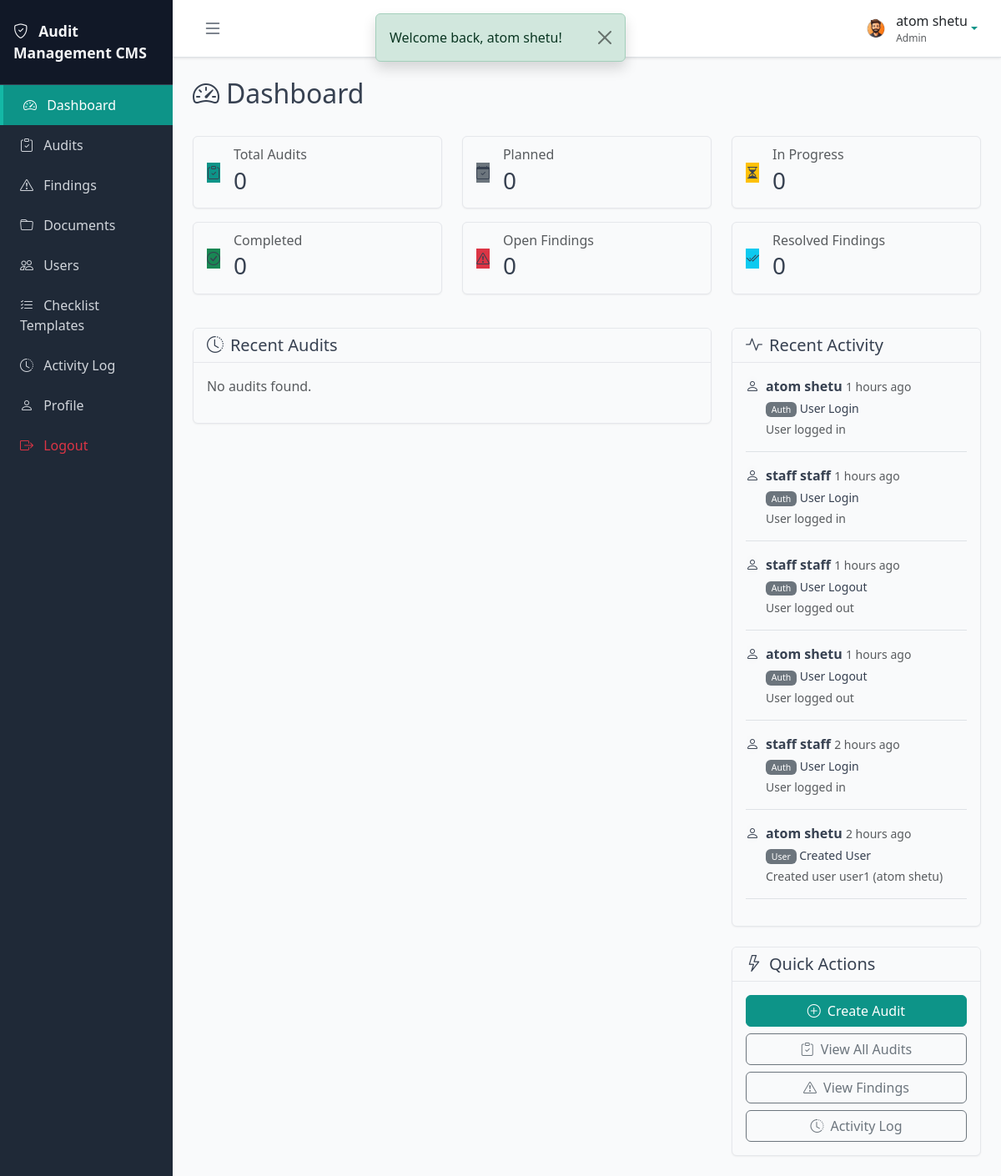
/dashboard.php (signed in), run on the app's committed database.
### tables this page shows
CREATE TABLE `activity_log` (
  `id` int(11) NOT NULL,
  `user_id` int(11) DEFAULT NULL,
  `action` varchar(100) NOT NULL,
  `module` varchar(50) NOT NULL,
  `reference_id` int(11) DEFAULT NULL,
  `description` text DEFAULT NULL,
  `created_at` timestamp NOT NULL DEFAULT current_timestamp()
);

CREATE TABLE `users` (
  `id` int(11) NOT NULL,
  `full_name` varchar(100) NOT NULL,
  `username` varchar(50) NOT NULL,
  `email` varchar(100) NOT NULL,
  `password` varchar(255) NOT NULL,
  `role_id` int(11) NOT NULL,
  `avatar` varchar(255) DEFAULT NULL,
  `status` enum('active','inactive') DEFAULT 'active',
  `created_at` timestamp NOT NULL DEFAULT current_timestamp(),
  `updated_at` timestamp NOT NULL DEFAULT current_timestamp() ON UPDATE current_timestamp()
);

### includes/functions.php (called while the page is built, shortened)
<?php
function isLoggedIn() {
    return isset($_SESSION['user_id']);
}
function getCurrentUser() {
    if (isLoggedIn()) {
        return [
            'id' => $_SESSION['user_id'],
            'name' => $_SESSION['user_name'] ?? '',
            'username' => $_SESSION['username'] ?? '',
            'role' => $_SESSION['user_role'] ?? '',
            'avatar' => $_SESSION['user_avatar'] ?? ''
        ];
    }
    return null;
}
function hasRole($role) {
    return isset($_SESSION['user_role']) && $_SESSION['user_role'] === $role;
}
function hasAnyRole($roles) {
    return isset($_SESSION['user_role']) && in_array($_SESSION['user_role'], $roles);
}

### dashboard.php (the view, shortened to what this page needs)
<?php
require_once __DIR__ . '/includes/functions.php';
require_once __DIR__ . '/config/db.php';
$user = getCurrentUser();
$stats = [];
$recent_audits = [];
$recent_activity = [];
try {
    $where_clause = '';
    $params = [];
    if ($user['role'] === 'Admin') {
        $where_clause = '';
    } elseif ($user['role'] === 'Auditor') {
        $where_clause = ' WHERE auditor_id = ?';
        $params[] = $user['id'];
    } elseif ($user['role'] === 'Staff') {
        $where_clause = ' WHERE id IN (SELECT DISTINCT audit_id FROM findings WHERE responsible_user_id = ?)';
        $params[] = $user['id'];
    }
    $stmt = $pdo->prepare("SELECT COUNT(*) FROM audits" . $where_clause);
    $stmt->execute($params);
    $stats['total_audits'] = $stmt->fetchColumn();
    $stmt = $pdo->prepare("SELECT COUNT(*) FROM audits WHERE status = 'Planned'" . ($where_clause ? ' AND ' . substr($where_clause, 7) : $where_clause));
    $stmt->execute($params);
    $stats['planned_audits'] = $stmt->fetchColumn();
    $stmt = $pdo->prepare("SELECT COUNT(*) FROM audits WHERE status = 'In Progress'" . ($where_clause ? ' AND ' . substr($where_clause, 7) : $where_clause));
    $stmt->execute($params);
    $stats['ongoing_audits'] = $stmt->fetchColumn();
    $stmt = $pdo->prepare("SELECT COUNT(*) FROM audits WHERE status = 'Completed'" . ($where_clause ? ' AND ' . substr($where_clause, 7) : $where_clause));
    $stmt->execute($params);
    $stats['completed_audits'] = $stmt->fetchColumn();
    $findings_where = '';
    $findings_params = [];
    if ($user['role'] === 'Admin') {
        $findings_where = '';
    } elseif ($user['role'] === 'Auditor') {
        $findings_where = ' WHERE f.audit_id IN (SELECT id FROM audits WHERE auditor_id = ?)';
        $findings_params[] = $user['id'];
    } elseif ($user['role'] === 'Staff') {
        $findings_where = ' WHERE f.responsible_user_id = ?';
        $findings_params[] = $user['id'];
    }
    $stmt = $pdo->prepare("SELECT COUNT(*) FROM findings f" . $findings_where . ($findings_where ? ' AND ' : ' WHERE ') . "f.status = 'Open'");
    $stmt->execute($findings_params);
    $stats['open_findings'] = $stmt->fetchColumn();
    $stmt = $pdo->prepare("SELECT COUNT(*) FROM findings f" . $findings_where . ($findings_where ? ' AND ' : ' WHERE ') . "f.status = 'Resolved'");
    $stmt->execute($findings_params);
    $stats['resolved_findings'] = $stmt->fetchColumn();
    $stmt = $pdo->prepare("SELECT id, audit_code, title, status, created_at FROM audits" . $where_clause . " ORDER BY created_at DESC LIMIT 5");
    $stmt->execute($params);
    $recent_audits = $stmt->fetchAll();
    $activity_where = '';
    $activity_params = [];
    if ($user['role'] === 'Admin') {
        $activity_where = '';
    } else {
        $activity_where = ' WHERE user_id = ?';
        $activity_params[] = $user['id'];
    }
    $stmt = $pdo->prepare("SELECT al.*, u.full_name as user_name FROM activity_log al LEFT JOIN users u ON al.user_id = u.id" . $activity_where . " ORDER BY al.created_at DESC LIMIT 10");
    $stmt->execute($activity_params);
    $recent_activity = $stmt->fetchAll();
} catch (PDOException $e) {
    setFlashMessage('Error fetching dashboard data: ' . $e->getMessage(), 'danger');
    $stats = [
        'total_audits' => 0,
        'planned_audits' => 0,
        'ongoing_audits' => 0,
        'completed_audits' => 0,
        'open_findings' => 0,
        'resolved_findings' => 0
    ];
}
function timeAgo($datetime) {
    $time = strtotime($datetime);
    $now = time();
    $diff = $now - $time;
    if ($diff < 60) {
        return 'Just now';
    } elseif ($diff < 3600) {
        return floor($diff / 60) . ' minutes ago';
    } elseif ($diff < 86400) {
        return floor($diff / 3600) . ' hours ago';
    } elseif ($diff < 604800) {
        return floor($diff / 86400) . ' days ago';
    } else {
        return date('M d, Y', $time);
    }
}
require_once __DIR__ . '/includes/header.php';
?>
<div class="d-flex justify-content-between align-items-center mb-4">
    <h2><i class="bi bi-speedometer2 me-2"></i>Dashboard</h2>
</div>
<div class="row mb-4">
    <div class="col-md-6 col-lg-4 mb-3">
        <div class="card stat-card">
            <div class="card-body">
                <div class="d-flex align-items-center">
                    <div class="stat-icon bg-primary">
                        <i class="bi bi-clipboard-check"></i>
                    </div>
                    <div class="ms-3">
                        <h6 class="card-subtitle mb-1 text-muted">Total Audits</h6>
                        <h3 class="card-title mb-0"><?php echo $stats['total_audits']; ?></h3>
                    </div>
                </div>
            </div>
        </div>
    </div>
    <div class="col-md-6 col-lg-4 mb-3">
        <div class="card stat-card">
            <div class="card-body">
                <div class="d-flex align-items-center">
                    <div class="stat-icon bg-secondary">
                        <i class="bi bi-calendar-check"></i>
                    </div>
                    <div class="ms-3">
                        <h6 class="card-subtitle mb-1 text-muted">Planned</h6>
                        <h3 class="card-title mb-0"><?php echo $stats['planned_audits']; ?></h3>
                    </div>
                </div>
            </div>
        </div>
    </div>
    <div class="col-md-6 col-lg-4 mb-3">
        <div class="card stat-card">
            <div class="card-body">
                <div class="d-flex align-items-center">
                    <div class="stat-icon bg-warning">
                        <i class="bi bi-hourglass-split"></i>
                    </div>
                    <div class="ms-3">
                        <h6 class="card-subtitle mb-1 text-muted">In Progress</h6>
                        <h3 class="card-title mb-0"><?php echo $stats['ongoing_audits']; ?></h3>
                    </div>
                </div>
            </div>
        </div>
    </div>
    <div class="col-md-6 col-lg-4 mb-3">
        <div class="card stat-card">
            <div class="card-body">
                <div class="d-flex align-items-center">
                    <div class="stat-icon bg-success">
                        <i class="bi bi-check-circle"></i>
                    </div>
                    <div class="ms-3">
                        <h6 class="card-subtitle mb-1 text-muted">Completed</h6>
                        <h3 class="card-title mb-0"><?php echo $stats['completed_audits']; ?></h3>
                    </div>
                </div>
            </div>
        </div>
    </div>
    <div class="col-md-6 col-lg-4 mb-3">
        <div class="card stat-card">
            <div class="card-body">
                <div class="d-flex align-items-center">
                    <div class="stat-icon bg-danger">
                        <i class="bi bi-exclamation-triangle"></i>
                    </div>
                    <div class="ms-3">
                        <h6 class="card-subtitle mb-1 text-muted">Open Findings</h6>
                        <h3 class="card-title mb-0"><?php echo $stats['open_findings']; ?></h3>
                    </div>
                </div>
            </div>
        </div>
    </div>
    <div class="col-md-6 col-lg-4 mb-3">
        <div class="card stat-card">
            <div class="card-body">
                <div class="d-flex align-items-center">
                    <div class="stat-icon bg-info">
                        <i class="bi bi-check2-all"></i>
                    </div>
                    <div class="ms-3">
                        <h6 class="card-subtitle mb-1 text-muted">Resolved Findings</h6>
                        <h3 class="card-title mb-0"><?php echo $stats['resolved_findings']; ?></h3>
                    </div>
                </div>
            </div>
        </div>
    </div>
</div>
<div class="row">
    <div class="col-lg-8">
        <div class="card mb-4">
            <div class="card-header">
                <h5 class="mb-0"><i class="bi bi-clock-history me-2"></i>Recent Audits</h5>
            </div>
            <div class="card-body">
                <?php if (empty($recent_audits)): ?>
                <p class="text-muted">No audits found.</p>
                <?php endif; ?>
            </div>
        </div>
    </div>
    <div class="col-lg-4">
        <div class="card mb-4">
            <div class="card-header">
                <h5 class="mb-0"><i class="bi bi-activity me-2"></i>Recent Activity</h5>
            </div>
            <div class="card-body">
                <?php if (empty($recent_activity)): ?>
                <p class="text-muted">No recent activity.</p>
                <?php else: ?>
                <div class="activity-list">
                    <?php foreach ($recent_activity as $activity): ?>
                    <div class="activity-item mb-3 pb-3 border-bottom">
                        <div class="d-flex align-items-start">
                            <div class="activity-icon bg-light rounded-circle d-flex align-items-center justify-content-center me-2">
                                <i class="bi bi-person"></i>
                            </div>
                            <div class="flex-grow-1">
                                <p class="mb-1">
                                    <strong><?php echo htmlspecialchars($activity['user_name'] ?? 'Unknown'); ?></strong>
                                    <span class="text-muted small"><?php echo timeAgo($activity['created_at']); ?></span>
                                </p>
                                <p class="mb-1 small">
                                    <span class="badge bg-secondary"><?php echo htmlspecialchars($activity['module'] ?? ''); ?></span>
                                    <?php echo htmlspecialchars($activity['action'] ?? ''); ?>
                                </p>
                                <?php if ($activity['description']): ?>
                                <p class="mb-0 small text-muted"><?php echo htmlspecialchars($activity['description'] ?? ''); ?></p>
                                <?php endif; ?>
                            </div>
                        </div>
                    </div>
                    <?php endforeach; ?>
                </div>
                <?php endif; ?>
            </div>
        </div>
        <div class="card">
            <div class="card-header">
                <h5 class="mb-0"><i class="bi bi-lightning me-2"></i>Quick Actions</h5>
            </div>
            <div class="card-body">
                <div class="d-grid gap-2">
                    <?php if (hasAnyRole(['Admin', 'Auditor'])): ?>
                    <a href="<?php echo BASE_URL; ?>/modules/audits/create.php" class="btn btn-primary">
                        <i class="bi bi-plus-circle me-2"></i>Create Audit
                    </a>
                    <?php endif; ?>
                    <a href="<?php echo BASE_URL; ?>/modules/audits/list.php" class="btn btn-outline-secondary">
                        <i class="bi bi-clipboard-check me-2"></i>View All Audits
                    </a>
                    <a href="<?php echo BASE_URL; ?>/modules/findings/list.php" class="btn btn-outline-secondary">
                        <i class="bi bi-exclamation-triangle me-2"></i>View Findings
                    </a>
                    <?php if (hasRole('Admin')): ?>
                    <a href="<?php echo BASE_URL; ?>/modules/logs/activity.php" class="btn btn-outline-secondary">
                        <i class="bi bi-clock-history me-2"></i>Activity Log
                    </a>
                    <?php endif; ?>
                </div>
            </div>
        </div>
    </div>
</div>
<?php require_once __DIR__ . '/includes/footer.php'; ?>

### assets/css/style.css (style rules this page uses)
:root { --bs-primary: #0d9488; --bs-primary-rgb: 13, 148, 136; --bs-primary-hover: #0f766e; --bs-primary-active: #0d5f56; --bs-link-color: #0d9488; --bs-link-hover-color: #0f766e; --bs-body-color: #374151; --bs-body-bg: #f9fafb; }
.rounded-circle { object-fit: cover; }
.card { border: 1px solid #e5e7eb; box-shadow: 0 1px 2px rgba(0, 0, 0, 0.05); }
.card-header { background-color: #f9fafb; border-bottom: 1px solid #e5e7eb; font-weight: 600; }
.btn-primary { background-color: var(--bs-primary); border-color: var(--bs-primary); }
.badge { font-weight: 500; }
a { color: var(--bs-link-color); text-decoration: none; }
.bg-primary { background-color: var(--bs-primary) !important; }

### data on the page
activity_log: user.full_name "atom shetu", created_at "1 hours ago", module "Auth", action "User Login", description "User logged in"
activity_log: user.full_name "staff staff", created_at "1 hours ago", module "Auth", action "User Login", description "User logged in"
activity_log: user.full_name "staff staff", created_at "1 hours ago", module "Auth", action "User Logout", description "User logged out"
activity_log: user.full_name "atom shetu", created_at "1 hours ago", module "Auth", action "User Logout", description "User logged out"
activity_log: user.full_name "staff staff", created_at "2 hours ago", module "Auth", action "User Login", description "User logged in"
activity_log: user.full_name "atom shetu", created_at "2 hours ago", module "User", action "Created User", description "Created user user1 (atom shetu)"

### other printed values
$flash['message'] "Welcome back, atom shetu!"
APP_NAME "Audit Management CMS"
$currentUser['name'] "atom shetu"
$currentUser['role'] "Admin"
$stats['total_audits'] "0"
$stats['planned_audits'] "0"
$stats['ongoing_audits'] "0"
$stats['completed_audits'] "0"
$stats['open_findings'] "0"
$stats['resolved_findings'] "0"
